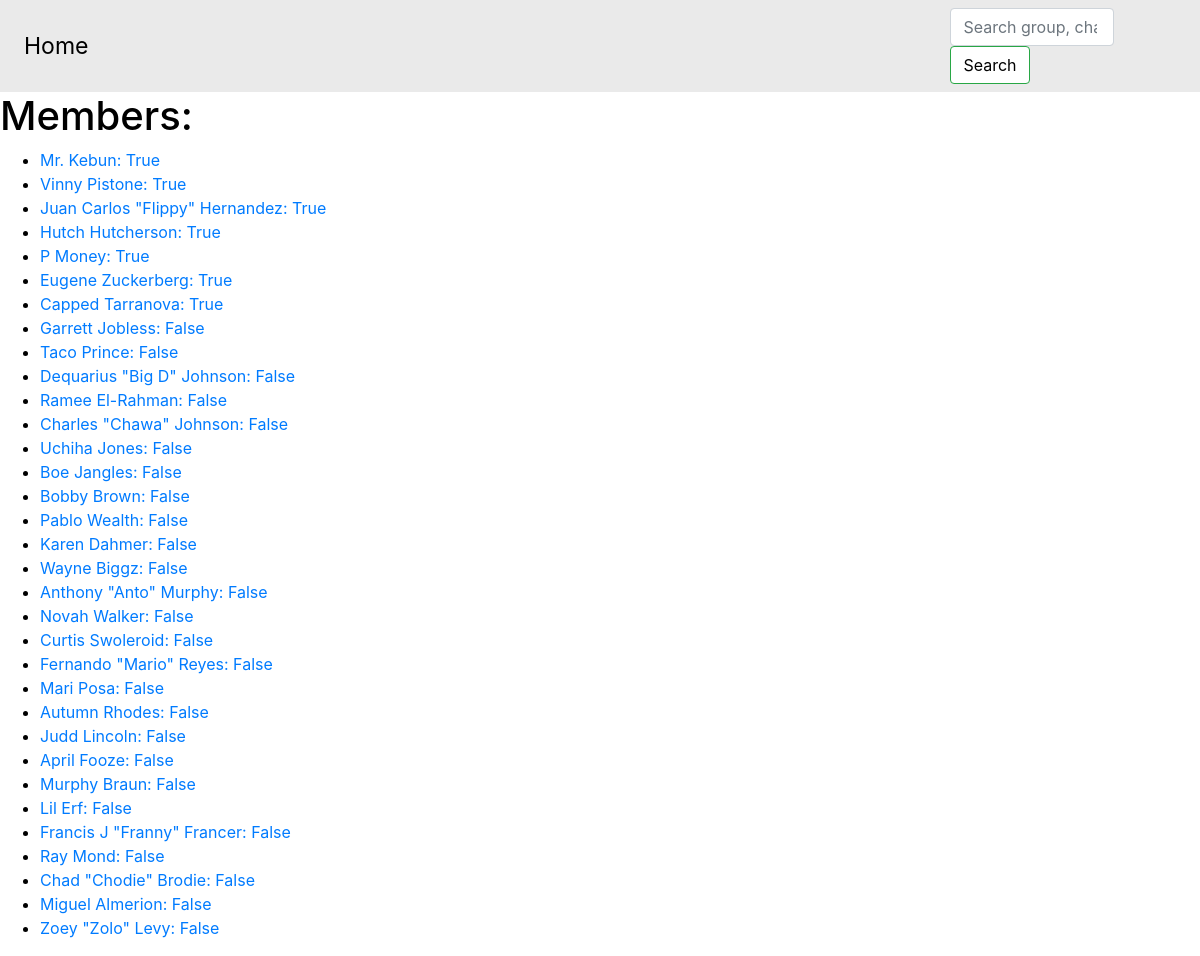
Before: /group/chang-gang/ with the older database file.
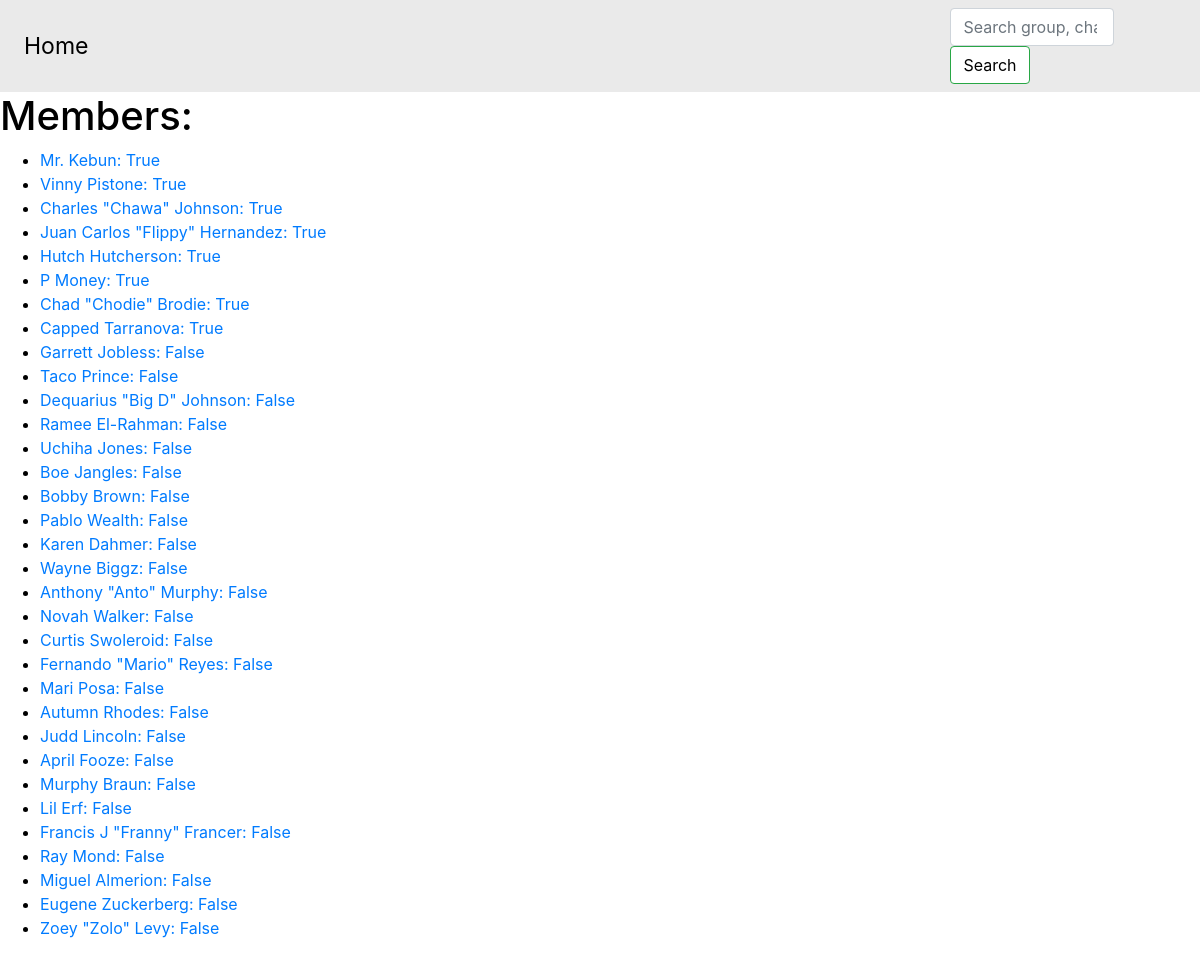
After: the same page with the newer database file.
### Directory/models.py (models this page shows, shortened)
class Character(models.Model):
    character_name = models.CharField(max_length=255)
    character_link = models.URLField(unique=True)
    character_streamer = models.ForeignKey(Streamer, on_delete=models.CASCADE)

class Streamer(models.Model):
    streamer_name = models.CharField(max_length=255, unique=True)
    streamer_link = models.URLField()
    streamer_is_live = models.BooleanField()
    streamer_on_gta = models.BooleanField()
    def __str__(self):
        return self.streamer_name

### Directory/views.py (the view)
# urls.py: path('group/<slug:gang_name>/', views.gang_detail, name = 'gang_detail')
def gang_detail(request, gang_name):
    gang = get_object_or_404(Gang, slug=gang_name)
    character_links = gang.characterganglink_set.order_by("-member_character__character_streamer__streamer_on_gta").all()
    gangmembers = [link.member_character for link in character_links]
    return render(request, 'group_page.html', {'group': gang, 'gang_members': gangmembers})

### Directory/templates/group_page.html (shortened to what this page needs)
{% extends "base.html" %}
{% block content %}
<h1>Members:</h1>
  <ul>
    {% for member in gang_members %}
      <li><a href = "https://www.twitch.tv/{{ member.character_streamer }}/">{{ member.character_name }}: {{ member.character_streamer.streamer_on_gta }}</a></li>
    {% endfor %}
  </ul>
{% endblock %}

Changed rows visible on the page:
changed through a linked row, Character "Charles \"Chawa\" Johnson": character_streamer.streamer_on_gta "False" → "True"; moves up the list
changed through a linked row, Character "Chad \"Chodie\" Brodie": character_streamer.streamer_on_gta "False" → "True"; moves up the list
changed through a linked row, Character "Eugene Zuckerberg": character_streamer.streamer_on_gta "True" → "False"; moves down the list
